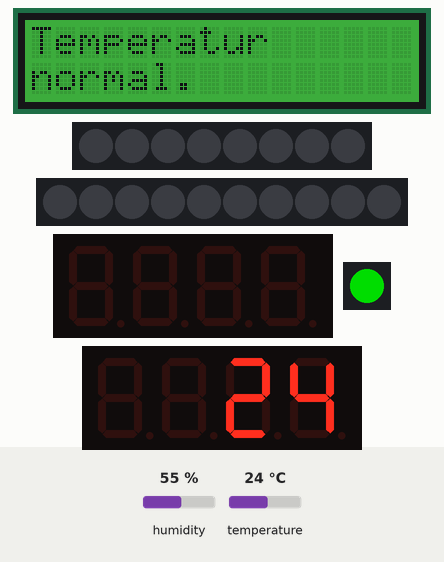
Bench run of a sketch on a simulated Arduino Uno, built with avr-gcc and run on an emulated ATmega328P. On the bench: 16×2 character LCD, 8 RGB LEDs in strip order, left to right, 10 RGB LEDs in strip order, left to right, 2 × 4-digit seven-segment display, 1 RGB LEDs in strip order, left to right. Inputs (shaded band) come from the test bench; at power-on: temperature 24 °C, humidity 55 %. Dim RGB values are drawn brighter than linear.

Above: at 2.3 s.
2.4 s: temperature set to 12 °C
At 5.9 s:
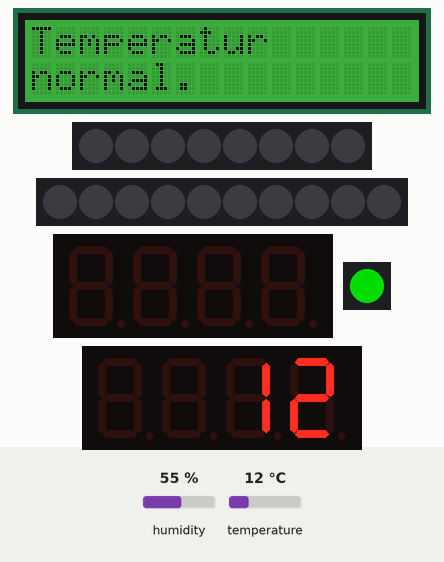
6.7 s: temperature set to 19 °C
At 8.8 s:
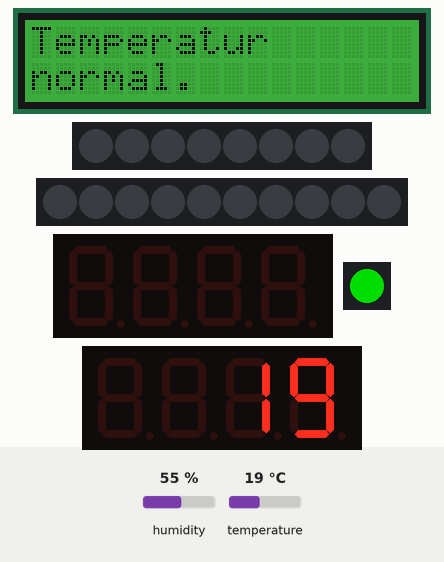
11.0 s: temperature set to 28 °C
At 11.6 s:
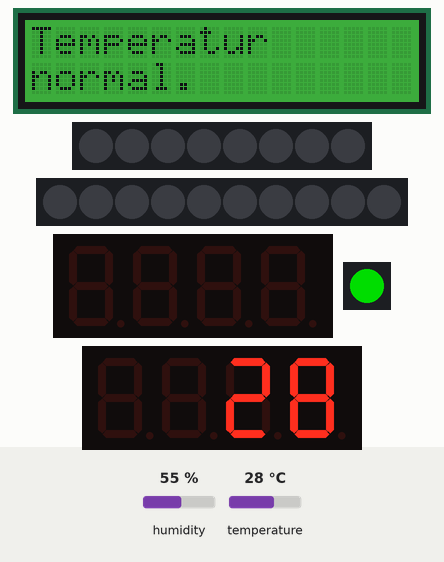
Timing chart, 0 to 14.0 s (numbered marks = the images above; inputs shaded):
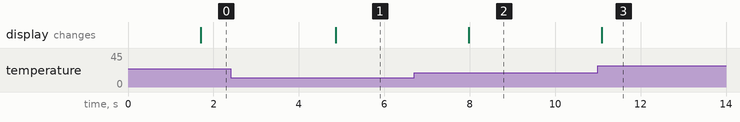

The sketch:

demonstrator_heat.ino
```cpp
// =============================================================================
// This Arduino sketch monitors and displays heat status using:
// - LED strips for visual animations
// - LCD display for status messages
// - 7-segment displays for numeric water level values
// - Chainable LED for status indicator
// =============================================================================


#include <ChainableLED.h>
#include <Wire.h>
#include <rgb_lcd.h>
#include <TM1637Display.h>
#include <Adafruit_NeoPixel.h>
#include "Grove_Temperature_And_Humidity_Sensor.h"

// LED strip configuration
int intA0LEDStripNumber = 8;   // Number of LEDs on A0 strip
int intA1LEDStripNumber = 10;  // Number of LEDs on A1 strip

// Temperature monitoring variables
int MaxCelsiusIncrease = 1;    // Maximum allowed temperature increase in Celsius
float TemperatureCurrent;      // Current temperature reading
float TemperaturePrevious;     // Previous temperature reading for comparison
int TemperatureTarget;         // Target temperature threshold

// Hardware component objects
ChainableLED D2led(2, 3, 1);                                                          // Status LED on pins 2 & 3
rgb_lcd I2CDisplay;                                                                   // RGB LCD display via I2C
TM1637Display D5Digit(5, 6);                                                          // 7-segment display for current temp (pins 5 & 6)
TM1637Display D7Digit(7, 8);                                                          // 7-segment display for alert temp (pins 7 & 8)
Adafruit_NeoPixel A0Strip = Adafruit_NeoPixel(intA0LEDStripNumber, A0, NEO_GRB + NEO_KHZ800);  // First LED strip on A0
Adafruit_NeoPixel A1Strip = Adafruit_NeoPixel(intA1LEDStripNumber, A1, NEO_GRB + NEO_KHZ800);  // Second LED strip on A1
DHT A3DHT(A3, DHT11);                                                                 // DHT11 temperature sensor on A3

/*
 * animateStrip - Creates a running light animation on an LED strip
 *
 * @param Strip: Pointer to the NeoPixel strip object
 * @param LEDStripNumber: Number of LEDs in the strip
 */
void animateStrip(Adafruit_NeoPixel* Strip, int LEDStripNumber) {
  // Animate a red pixel moving across the strip
  for (int i = 0; i <= LEDStripNumber; i += 1)
  {
    Strip->setPixelColor(i, Strip->Color(200, 0, 0));        // Set current LED to red
    Strip->setPixelColor((i - 1), Strip->Color(0, 0, 0));    // Turn off previous LED
    Strip->show();
    delay(400);
  }
  Strip->clear();    // Clear all LEDs
  Strip->show();
}

/*
 * resetAll - Resets all displays and LEDs to their initial state
 *
 * Called when system needs to return to normal/idle state
 */
void resetAll() {
  // Reset LCD display to normal state (green)
  I2CDisplay.clear();
  I2CDisplay.setRGB(0, 150, 0);      // Set display to green
  I2CDisplay.setCursor(0, 0);
  I2CDisplay.print("Temperatur");
  I2CDisplay.setCursor(0, 1);
  I2CDisplay.print("normal.");

  // Clear first LED strip
  A0Strip.begin();
  A0Strip.clear();
  A0Strip.show();

  // Clear second LED strip
  A1Strip.begin();
  A1Strip.clear();
  A1Strip.show();

  // Clear alert temperature display
  D7Digit.clear();

  // Set status LED to green
  D2led.setColorRGB(0,0,150,0);

  // Reset temperature target
  TemperatureTarget = 0;
}

/*
 * setup - Initialize all hardware components and sensors
 *
 * Runs once when the Arduino starts
 */
void setup(){
  // Configure pin modes
  pinMode(A0, OUTPUT);
  pinMode(A1, OUTPUT);
  pinMode(A3, INPUT);

  // Initialize LCD display (16x2 characters)
  I2CDisplay.begin(16, 2);

  // Initialize and configure first LED strip
  A0Strip.begin();
  A0Strip.setBrightness(150);
  A0Strip.show();

  // Initialize and configure second LED strip
  A1Strip.begin();
  A1Strip.setBrightness(150);
  A1Strip.show();

  // Initialize temperature/humidity sensor
  A3DHT.begin();

  // Set brightness for current temperature display
  D5Digit.setBrightness(4);

  // Reset all components to initial state
  resetAll();
 }

/*
 * loop - Main program loop that monitors temperature and triggers alerts
 *
 * Continuously reads temperature, detects increases, and activates
 * visual warnings when temperature rises too quickly.
 */
void loop(){
  delay(1500);  // Wait 1.5 seconds between readings

  float TempAndHum[2] = {0};  // Array to store temperature and humidity

  // Read temperature and humidity from sensor (returns 0 on success)
  if (!A3DHT.readTempAndHumidity(TempAndHum)) {

    // Extract temperature from array and display it
    TemperatureCurrent  = TempAndHum[1];
    D5Digit.showNumberDec(TemperatureCurrent);

    // Initialize previous temperature on first reading
    if (TemperaturePrevious == 0) {
      TemperaturePrevious = TemperatureCurrent;
    }

    // Check if temperature has increased by at least 0.2°C
    if (TemperatureCurrent >= (TemperaturePrevious + 0.2)) {

      // Set target temperature threshold on first increase
      if (TemperatureTarget == 0) {
        TemperatureTarget = (int)TemperatureCurrent + MaxCelsiusIncrease;
      }

      /*D2led.setColorRGB(0, 50 + (200 - (((TemperatureTarget - (int)TemperatureCurrent))*50)),0,0);  */

      // Trigger alert sequence when target temperature is reached
      if ((int)TemperatureCurrent >= TemperatureTarget) {

        // Blink status LED red 3 times
        for (int i = 0; i < 3; i+=1) {
          D2led.setColorRGB(0,10,0,0);
          delay(200);
          D2led.setColorRGB(0,200,0,0);
          delay(200);
        }

        // Run animation on first LED strip
        animateStrip(&A0Strip, intA0LEDStripNumber);

        // Fade in alert temperature display
        D7Digit.setBrightness(0);
        D7Digit.showNumberDec(TemperatureCurrent, false);
        for (int i = 1; i <= 4; i+= 1) {
          D7Digit.setBrightness(i);
          D7Digit.showNumberDec(TemperatureCurrent, false);
          delay(500);
        }

        delay(500);

        // Run animation on second LED strip
        animateStrip(&A1Strip, intA1LEDStripNumber);

        // Display warning message ("Strong temperature increase!")
        I2CDisplay.clear();
        I2CDisplay.setRGB(200, 0, 0);  // Set to red
        I2CDisplay.setCursor(0, 0);
        I2CDisplay.print("Starker Tempe-");
        I2CDisplay.setCursor(0, 1);
        I2CDisplay.print("raturanstieg!");
        I2CDisplay.blinkLED();

        delay(5000);

        I2CDisplay.noBlinkLED();

        // Display hydration reminder ("Please drink enough")
        I2CDisplay.clear();
        I2CDisplay.setRGB(0, 0, 50);  // Set to blue
        I2CDisplay.setCursor(0, 0);
        I2CDisplay.print("Bitte genug");
        I2CDisplay.setCursor(0, 1);
        I2CDisplay.print("trinken.");

        delay(7000);

        // Update temperature readings for new baseline
        A3DHT.readTempAndHumidity(TempAndHum);
        TemperatureCurrent  = TempAndHum[1];
        TemperaturePrevious = TempAndHum[1];

        // Reset all displays to normal state
        resetAll();
      }
    }
    // If temperature dropped or stayed stable, reset to normal state
    else if  (TemperatureCurrent < (TemperaturePrevious + 0.2)) {
      resetAll();
    }
    // Update previous temperature for next comparison
    TemperaturePrevious = TemperatureCurrent;

  }
}
```

Measured:
- after the input at 2.4 s, the display: changes after 2.5 s (image 1)
- after the input at 6.7 s, the display: changes after 1.3 s (image 2)
- after the input at 11.0 s, the display: changes after 0.09 s (image 3)
